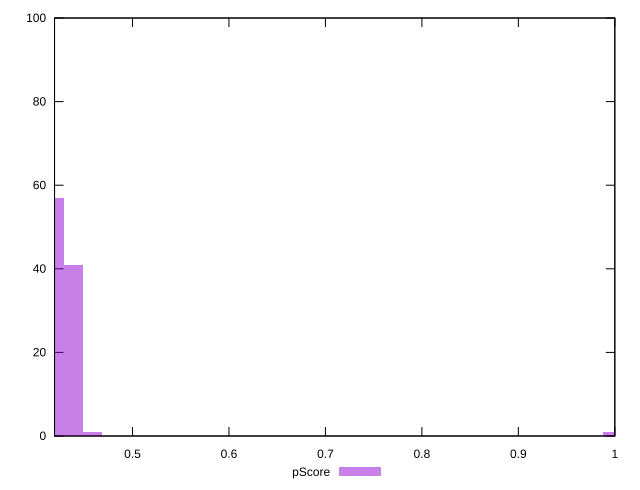

This figure's gnuplot source:
reset

$pScore <<EOF
0.9975831094840573 1
0.418984905983304 57
0.43893656817298515 41
0.4588882303626663 1
EOF

set key outside below
set boxwidth 0.019951662189681144
set xrange [0.41917647058823526:1]
set yrange [0:100]
set trange [0:100]
set style fill transparent solid 0.5 noborder
set terminal svg size 640, 490 enhanced background rgb 'white'
set output "report_00022_2021-02-20T12:08:46.964Z/uses-rel-preload/samples/pages+cached/pScore/histogram.svg"

plot $pScore title "pScore" with boxes

reset
